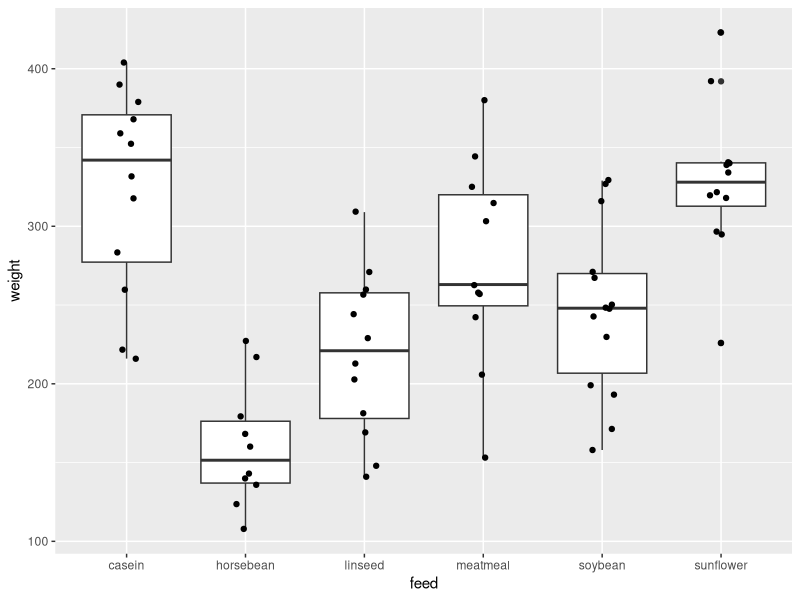
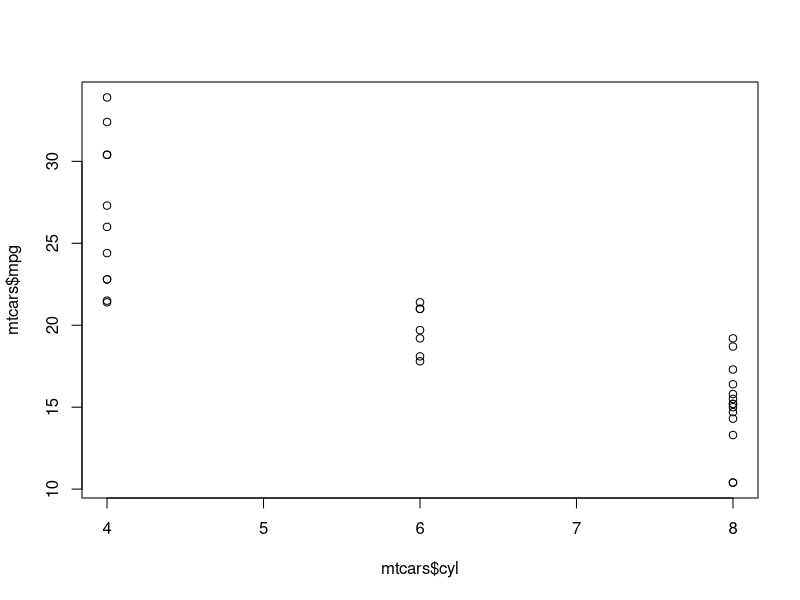
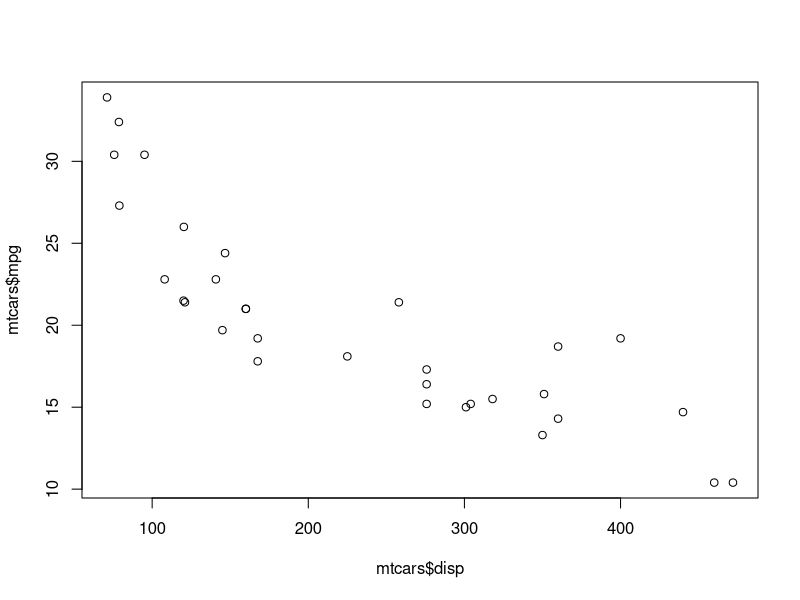
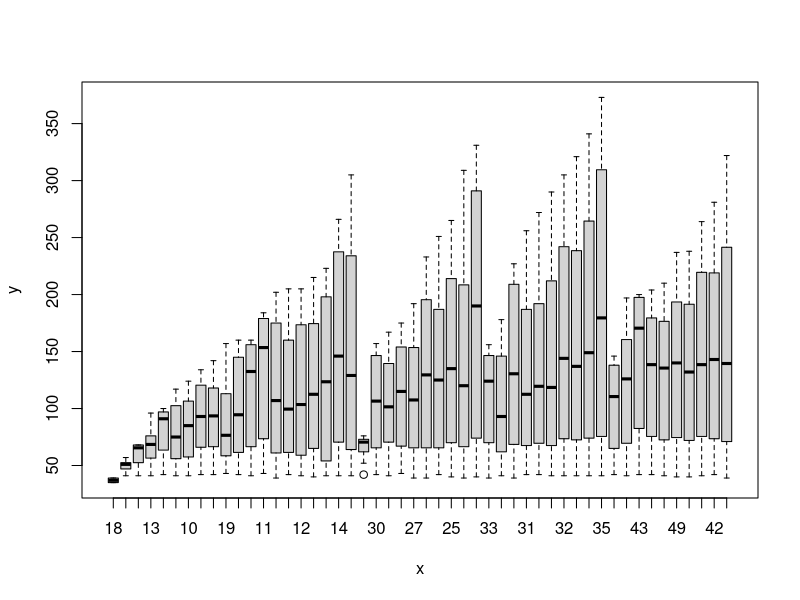

Generate these figures, in order, with R: (Note: this script raises an error after producing the figures.)
#24-1006

#
library(tidyverse)

#
chickwts |> head()
chickwts |> str()
chickwts |> 
  ggplot(aes(x = feed, y = weight)) +
  geom_boxplot() +
  geom_point(position = position_jitter(.1))

chickwts |> count(feed)

#
plot(mtcars$cyl, mtcars$mpg)
plot(mtcars$disp, mtcars$mpg)
ChickWeight |> head()
plot(ChickWeight$Chick, ChickWeight$weight)
exam(barplot())
example("barplot")
# 막대
qplot(x = drv, data = mpg, geom = "bar")

# 산점도
qplot(x = displ, y = hwy, data = mpg, geom = "point")

# 선 그래프
qplot(x = displ, y = hwy, data = mpg, geom = "line")

# 히스토그램
qplot(x = displ, data = mpg, geom = "histogram")

# 상자그림
qplot(x = cyl, data = mpg, geom = "boxplot")

# 히스토그램
qplot(x = displ, data = mpg, geom = "histogram")

#
pairs(mpg)

#
pairs(mtcars)

#
